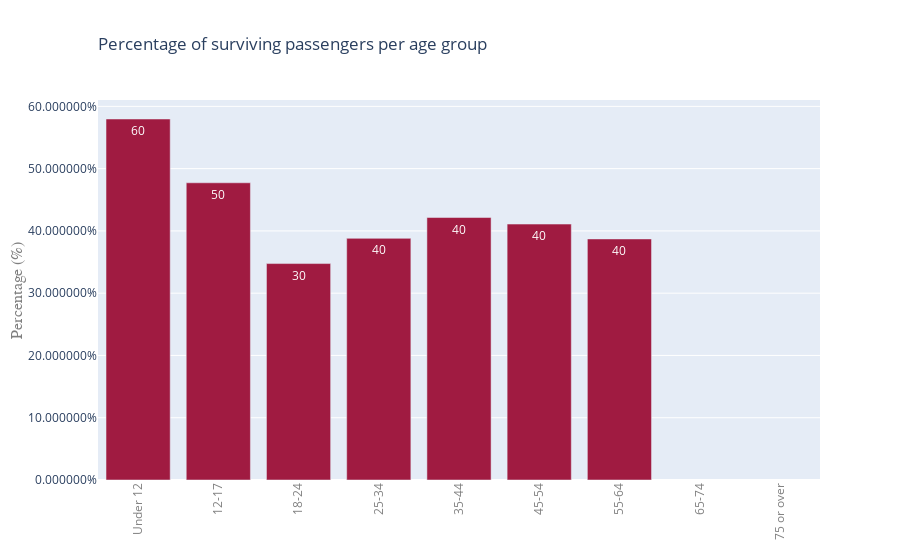

The notebook cell saved with this chart:
### Code cell
age_survive_2 = df2.copy()


bins = [0.0,12.0,17.0,24.0,34.0,44.0,54.0,64.0,74.0,150.0]
labels = ['Under 12','12-17','18-24','25-34','35-44','45-54','55-64','65-74','75 or over']

age_survive_2['age_group'] = pd.cut(age_survive_2['Age'], bins = bins , labels = labels )

age_survive_group_2 = age_survive_2.groupby(['age_group','Survived'])[['PassengerId']].count().rename(columns = {'PassengerId': 'Passenger_count'})
age_survive_group_2 = age_survive_group_2.reset_index()


age_group_survived = age_survive_group_2.loc[age_survive_group_2.Survived == 1]
age_group_passed = age_survive_group_2.loc[age_survive_group_2.Survived == 0]

age_group_percent = age_group_survived.merge(age_group_passed, left_on = 'age_group', right_on = 'age_group').rename(columns = {'Passenger_count_y': 'passenger_passed'})

age_group_percent['survival'] = age_group_percent.Passenger_count_x / (age_group_percent.Passenger_count_x + age_group_percent.passenger_passed)

graph_a = go.Figure(go.Bar(x = age_group_percent.age_group, 
                           y = age_group_percent.survival,
                           marker_color = '#A01B41',
                           text = round((age_group_percent.survival),1)*100,
                           textposition='auto'
                           
                           ) )


graph_a.update_layout(
    title=go.layout.Title(
        text="Percentage of surviving passengers per age group",
        xref="paper",
        x=0
    ),
    
    yaxis=go.layout.YAxis(
        title=go.layout.yaxis.Title(
            text="Percentage (%)",
            font=dict(
                family="Courier New, monospace",
                size=16,
                color="#7f7f7f"
            )
        )
    )
)

graph_a.update_xaxes(type = 'category', tickangle=-90, tickfont=dict(color='grey', size=12))

graph_a.update_yaxes(tickformat = '%')
   
graph_a.show()

### Figure 1 — Plotly figure (JSON) as saved in the notebook; plotly's stock layout.template omitted (floating-point values rounded to 4 significant figures)
{"data": [{"marker": {"color": "#A01B41"}, "text": [60, 50, 30, 40, 40, 40, 40, null, null], "textposition": "auto", "type": "bar", "x": ["Under 12", "12-17", "18-24", "25-34", "35-44", "45-54", "55-64", "65-74", "75 or over"], "y": [0.5797, 0.4773, 0.3476, 0.3881, 0.4215, 0.411, 0.3871, null, null]}], "layout": {"title": {"text": "Percentage of surviving passengers per age group", "x": 0, "xref": "paper"}, "xaxis": {"tickangle": -90, "tickfont": {"color": "grey", "size": 12}, "type": "category"}, "yaxis": {"tickformat": "%", "title": {"font": {"color": "#7f7f7f", "family": "Courier New, monospace", "size": 16}, "text": "Percentage (%)"}}}}
